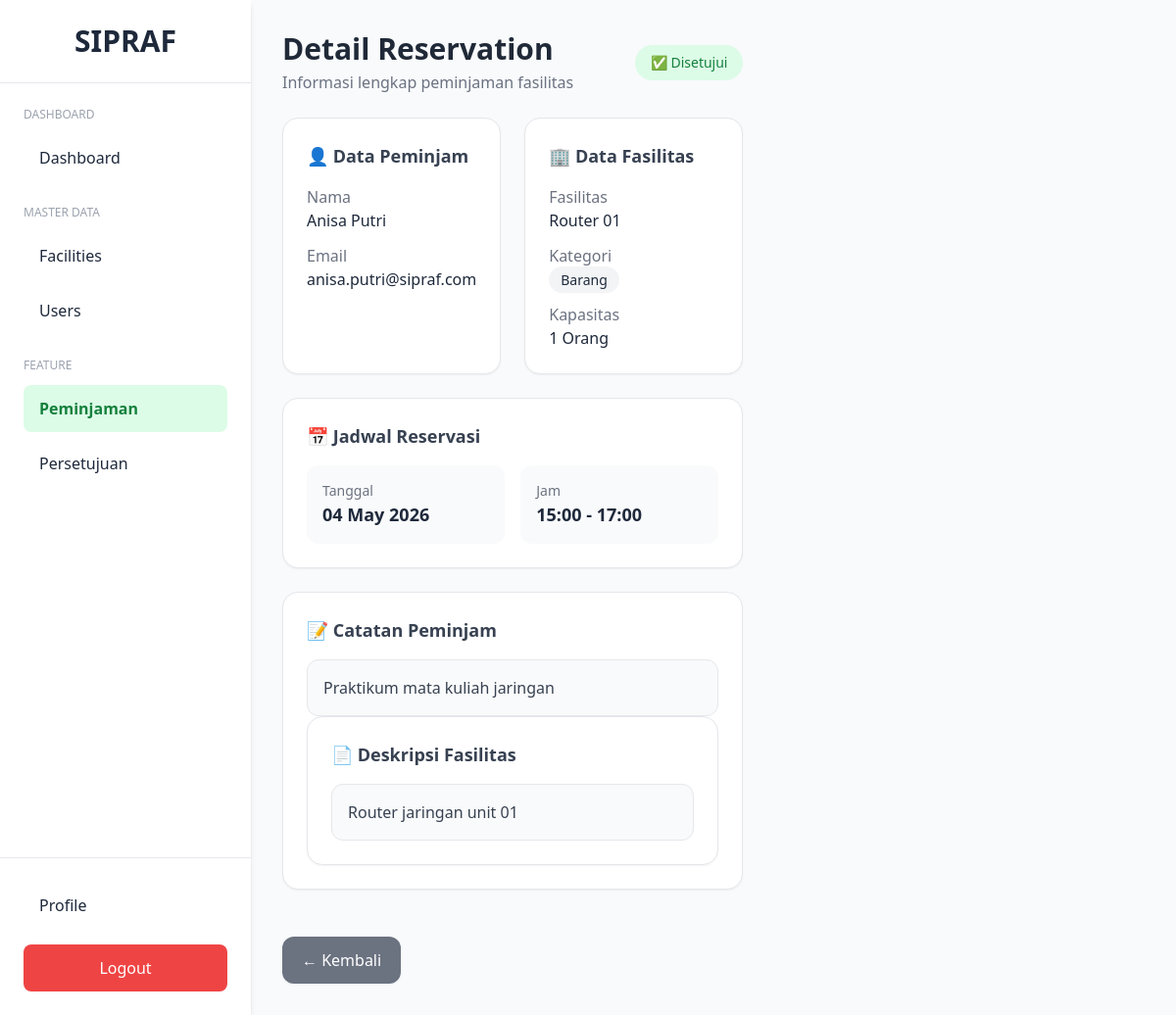
Page /pages/reservation/detail.php?id=2 on the committed database.
### tables this page shows
CREATE TABLE `reservations` (
  `id` int NOT NULL,
  `user_id` int NOT NULL,
  `facility_id` int NOT NULL,
  `notes` text,
  `tanggal` date NOT NULL,
  `jam_mulai` time NOT NULL,
  `jam_selesai` time NOT NULL,
  `status` enum('diajukan','disetujui','ditolak','dibatalkan') DEFAULT 'diajukan',
  `created_at` timestamp NULL DEFAULT CURRENT_TIMESTAMP
);

CREATE TABLE `users` (
  `id` int NOT NULL,
  `name` varchar(255) NOT NULL,
  `email` varchar(255) NOT NULL,
  `password` varchar(255) NOT NULL,
  `role` enum('admin','supervisor','borrower') NOT NULL,
  `foto` varchar(255) DEFAULT NULL,
  `created_at` timestamp NULL DEFAULT CURRENT_TIMESTAMP
);

CREATE TABLE `facilities` (
  `id` int NOT NULL,
  `name` varchar(255) NOT NULL,
  `kategori` enum('lab','ruang','barang') NOT NULL,
  `kapasitas` int DEFAULT '0',
  `deskripsi` text,
  `status` enum('tersedia','dipinjam') DEFAULT 'tersedia',
  `created_at` timestamp NULL DEFAULT CURRENT_TIMESTAMP
);

### pages/reservation/detail.php (the view, shortened to what this page needs)
<?php
require '../../helper/db_conn.php';
$id = (int) $_GET['id'];
$query = mysqli_query($conn,"
    SELECT
        r.*,
        u.name AS peminjam,
        u.email,
        f.name AS fasilitas,
        f.kategori,
        f.kapasitas,
        f.deskripsi
    FROM reservations r
    JOIN users u ON r.user_id = u.id
    JOIN facilities f ON r.facility_id = f.id
    WHERE r.id='$id'
");
$data = mysqli_fetch_assoc($query);
?>
<!DOCTYPE html>
<html lang="en">
<head>
<script src="https://cdn.tailwindcss.com"></script>
</head>
<body class="bg-slate-50 text-slate-800 font-sans flex min-h-screen">
<body class="bg-gray-100">
<div class="flex min-h-screen">
    <div class="w-64 bg-white shadow-md flex flex-col justify-between">
    <div>
        <div class="p-6 border-b">
            <h1 class="text-3xl font-bold text-center">
                SIPRAF
            </h1>
        </div>
        <div class="p-6">
            <p class="text-xs text-gray-400 uppercase mb-3">
                Dashboard
            </p>
            <a href="../dashboard/index.php"
            class="block px-4 py-3 rounded-lg hover:bg-gray-100 mb-2">
                Dashboard
            </a>
            <p class="text-xs text-gray-400 uppercase mt-6 mb-3">
                Master Data
            </p>
            <a href="../facilities/index.php"
            class="block px-4 py-3 rounded-lg hover:bg-gray-100 mb-2">
                Facilities
            </a>
            <a href="../users/index.php"
            class="block px-4 py-3 rounded-lg hover:bg-gray-100 mb-2">
                Users
            </a>
            <p class="text-xs text-gray-400 uppercase mt-6 mb-3">
                Feature
            </p>
            <a href="form.php"
            class="block bg-green-100 text-green-700 font-semibold px-4 py-3 rounded-lg mb-2">
                Peminjaman
            </a>
            <a href="../approval/index.php"
            class="block px-4 py-3 rounded-lg hover:bg-gray-100">
                Persetujuan
            </a>
        </div>
    </div>
    <div class="p-6 border-t">
        <a href="../profile/index.php"
        class="block mb-4 px-4 py-3 rounded-lg hover:bg-gray-100">
            Profile
        </a>
        <a href="../../logout.php"
        class="block text-center bg-red-500 text-white py-3 rounded-lg hover:bg-red-600">
            Logout
        </a>
    </div>
</div>
    <main class="flex-1 p-8">
        <div class="flex justify-between items-center mb-6">
            <div>
                <h1 class="text-3xl font-bold text-gray-800">
                    Detail Reservation
                </h1>
                <p class="text-gray-500 mt-1">
                    Informasi lengkap peminjaman fasilitas
                </p>
            </div>
            <?php
            if($data['status']=='disetujui'){
                echo "<span class='bg-green-100 text-green-700 px-4 py-2 rounded-full text-sm font-medium'>✅ Disetujui</span>";
            } elseif($data['status']=='ditolak'){
                echo "<span class='bg-red-100 text-red-700 px-4 py-2 rounded-full text-sm font-medium'>❌ Ditolak</span>";
            } else {
                echo "<span class='bg-yellow-100 text-yellow-700 px-4 py-2 rounded-full text-sm font-medium'>⏳ Diajukan</span>";
            }
            ?>
        </div>
        <div class="grid md:grid-cols-2 gap-6">
            <div class="bg-white rounded-2xl shadow-sm border p-6">
                <h2 class="font-semibold text-lg text-gray-700 mb-4">
                    👤 Data Peminjam
                </h2>
                <div class="space-y-3">
                    <p>
                        <span class="text-gray-500">Nama</span><br>
                        <span class="font-medium"><?= $data['peminjam'] ?></span>
                    </p>
                    <p>
                        <span class="text-gray-500">Email</span><br>
                        <span class="font-medium"><?= $data['email'] ?></span>
                    </p>
                </div>
            </div>
            <div class="bg-white rounded-2xl shadow-sm border p-6">
                <h2 class="font-semibold text-lg text-gray-700 mb-4">
                    🏢 Data Fasilitas
                </h2>
                <div class="space-y-3">
                    <p>
                        <span class="text-gray-500">Fasilitas</span><br>
                        <span class="font-medium"><?= $data['fasilitas'] ?></span>
                    </p>
                    <p>
                        <span class="text-gray-500">Kategori</span><br>
                        <span class="bg-gray-100 px-3 py-1 rounded-full text-sm">
                            <?= ucfirst($data['kategori']) ?>
                        </span>
                    </p>
                    <p>
                        <span class="text-gray-500">Kapasitas</span><br>
                        <span class="font-medium">
                            <?= $data['kapasitas'] ?> Orang
                        </span>
                    </p>
                </div>
            </div>
            <div class="bg-white rounded-2xl shadow-sm border p-6 md:col-span-2">
                <h2 class="font-semibold text-lg text-gray-700 mb-4">
                    📅 Jadwal Reservasi
                </h2>
                <div class="grid md:grid-cols-2 gap-4">
                    <div class="bg-gray-50 rounded-xl p-4">
                        <p class="text-gray-500 text-sm">Tanggal</p>
                        <p class="font-semibold text-lg">
                            <?= date('d F Y', strtotime($data['tanggal'])) ?>
                        </p>
                    </div>
                    <div class="bg-gray-50 rounded-xl p-4">
                        <p class="text-gray-500 text-sm">Jam</p>
                        <p class="font-semibold text-lg">
                            <?= substr($data['jam_mulai'],0,5) ?>
                            -
                            <?= substr($data['jam_selesai'],0,5) ?>
                        </p>
                    </div>
                </div>
            </div>
            <div class="bg-white rounded-2xl shadow-sm border p-6 md:col-span-2">
                <h2 class="font-semibold text-lg text-gray-700 mb-4">
                    📝 Catatan Peminjam
                </h2>
                <div class="bg-gray-50 border rounded-xl p-4 text-gray-700">
                    <?= $data['notes'] ?: 'Tidak ada catatan.' ?>
                </div>
            <div class="bg-white rounded-2xl shadow-sm border p-6 md:col-span-2">
                <h2 class="font-semibold text-lg text-gray-700 mb-4">
                    📄 Deskripsi Fasilitas
                </h2>
                <div class="bg-gray-50 border rounded-xl p-4 text-gray-700">
                    <?= $data['deskripsi'] ?: 'Tidak ada deskripsi.' ?>
                </div>
            </div>
        </div>
        <div class="flex gap-3 mt-6">
            <a href="index.php"
            class="bg-gray-500 hover:bg-gray-600 text-white px-5 py-3 rounded-xl transition shadow-sm">
                ← Kembali
            </a>
        </div>
    </main>
</div>
</body>
</body>
</html>

### rows in the picture
reservations: user.name "Anisa Putri", user.email "anisa.putri@sipraf.com", facility.name "Router 01", facility.kategori "Barang", facility.kapasitas "1", tanggal "04 May 2026", jam_mulai "15:00", jam_selesai "17:00", notes "Praktikum mata kuliah jaringan", facility.deskripsi "Router jaringan unit 01"
